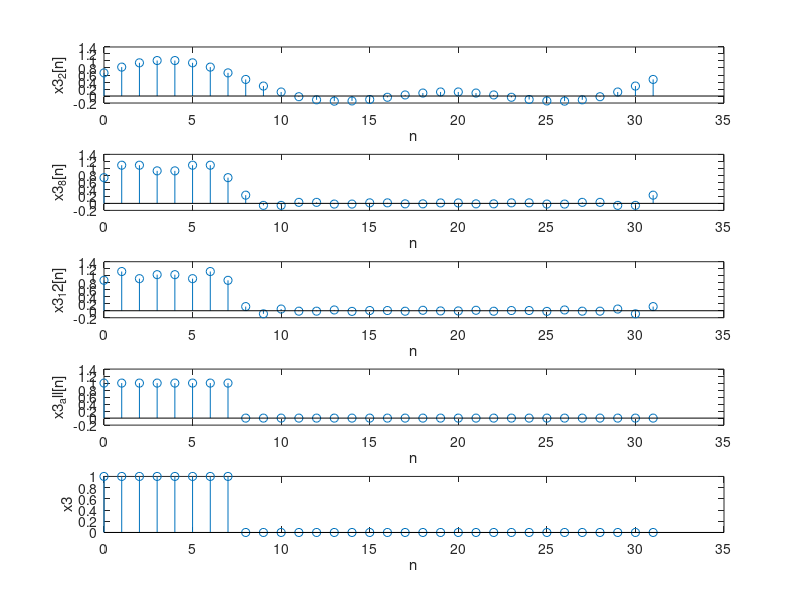

MATLAB code for this plot:
clear;clc;
n=1:32;
x1=ones(1,8);
x2=[ones(1,8),zeros(1,8)];
x3=[ones(1,8),zeros(1,24)];
a1=1/length(x1)*fft(x1);
a2=1/length(x2)*fft(x2);
a3=1/length(x3)*fft(x3);
 
x3_2=zeros(1,32);
x3_8=zeros(1,32);
x3_12=zeros(1,32);
x3_all=zeros(1,32);
for k=[0:2 30 31]
x3_2(n)=x3_2(n)+a3(k+1)*exp(j*k*2*pi/32*(n-1));
end
for k=[0:8 24:31]
x3_8(n)=x3_8(n)+a3(k+1)*exp(j*k*2*pi/32*(n-1)); 
end
for k=[0:12 20:31]
x3_12(n)=x3_12(n)+a3(k+1)*exp(j*k*2*pi/32*(n-1));
end
for k=[0:16 17:31]
x3_all(n)=x3_all(n)+a3(k+1)*exp(j*k*2*pi/32*(n-1));
end
subplot(511);stem(0:31,real(x3_2));xlabel('n');ylabel('x3_2[n]');
subplot(512);stem(0:31,real(x3_8));xlabel('n');ylabel('x3_8[n]');
subplot(513);stem(0:31,real(x3_12));xlabel('n');ylabel('x3_12[n]');
subplot(514);stem(0:31,real(x3_all));xlabel('n');ylabel('x3_all[n]');
subplot(515);stem(0:31,real(x3));xlabel('n');ylabel('x3');